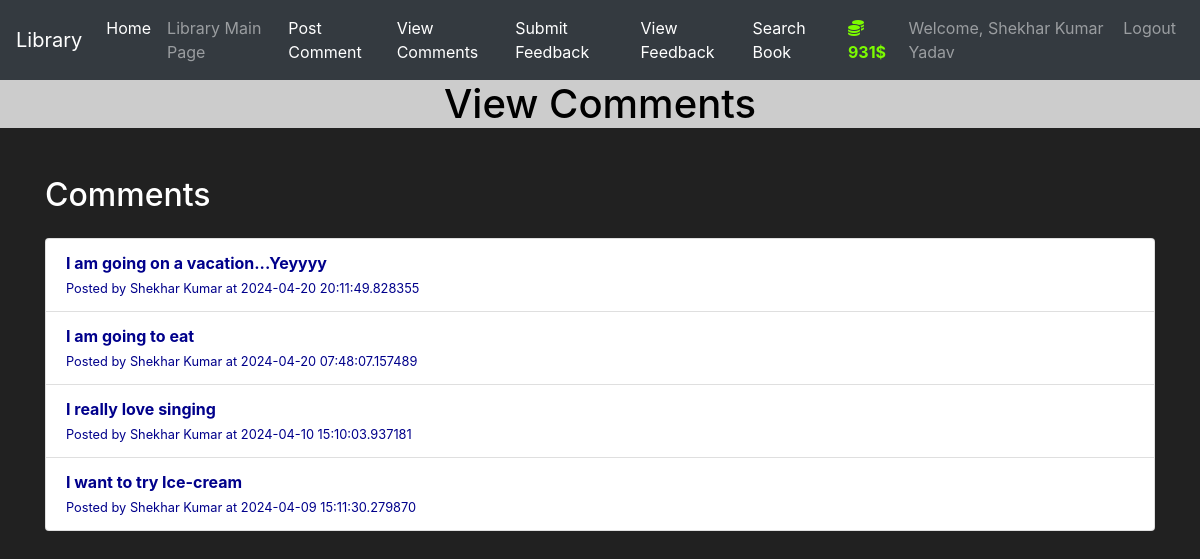
The app's page /view_comments (signed in) with its own data.
### market/models.py (models this page shows, shortened)
class User(db.Model, UserMixin):
    id=db.Column(db.Integer(), primary_key=True)
    username=db.Column(db.String(length=30), nullable=False, unique=True)
    email_address=db.Column(db.String(length=50),nullable=False,unique=True)
    password_hash=db.Column(db.String(length=60),nullable=False)
    budget=db.Column(db.Integer(),nullable=False, default=1000)
    is_admin = db.Column(db.Boolean(), nullable=False, server_default='0')
    items=db.relationship('Item',backref='owned_user',lazy=True)
    comments = db.relationship('Comment', backref='user', lazy=True)
    @property
    def prettier_budget(self):
        if len(str(self.budget)) >= 4:
            return f'{str(self.budget)[:-3]},{str(self.budget)[-3:]}$'
        else:
            return f"{self.budget}$"
    @property
    def password(self):
        return self.password

class Comment(db.Model):
    id = db.Column(db.Integer, primary_key=True)
    user_id = db.Column(db.Integer, db.ForeignKey('user.id'), nullable=False)
    text = db.Column(db.String(length=280), nullable=False)
    timestamp = db.Column(db.DateTime, nullable=False, default=datetime.utcnow)

### market/routes.py (the view)
@app.route('/view_comments')
@login_required
def view_comments():
    comments = Comment.query.order_by(Comment.timestamp.desc()).all()
    return render_template('view_comments.html', comments=comments)

### market/models.py (called while the page is built)
@login_manager.user_loader
def load_user(user_id):
    return User.query.get(int(user_id))

### market/templates/view_comments.html (shortened to what this page needs)
{% extends 'base.html' %}
{% block title %}
    <h1 style="text-align: center;background:#ccc;">View Comments</h1>
{% endblock %}
{% block content %}
    <div class="container mt-5">
        <h2 class="mb-4">Comments</h2>
        <ul class="list-group">
            {% for comment in comments %}
                <li class="list-group-item">
                    <b><div>{{ comment.text }}</div></b>
                    <small>Posted by {{ comment.user.username }} at {{ comment.timestamp }}</small>
                </li>
            {% endfor %}
        </ul>
    </div>
{% endblock %}

### market/templates/base.html (shortened to what this page needs)
<!doctype html>
<html lang="en">
   <head>
      <link rel="stylesheet" href="https://cdn.jsdelivr.net/npm/bootstrap@4.5.3/dist/css/bootstrap.min.css">
  </head>
  <body>
    <nav class="navbar navbar-expand-md navbar-dark bg-dark">
      <a class="navbar-brand" href="#">Library</a>
      <div class="collapse navbar-collapse" id="navbarNav">
        <ul class="navbar-nav mr-auto">
            <li class="nav-item active">
                <a class="nav-link" href="{{ url_for('home_page') }}">Home <span class="sr-only">(current)</span></a>
            </li>
            <li class="nav-item">
                <a class="nav-link" href="{{ url_for('market_page') }}">Library Main Page</a>
            </li>
        </ul>
        {% if current_user.is_authenticated %}
          {% if not current_user.is_admin %}
          <ul class="navbar-nav mr-auto">
            <li class="nav-item active">
              <a class="nav-link" href="{{ url_for('post_comment') }}">Post Comment</a>
            </li>
          </ul>
          {% endif %}
          <ul class="navbar-nav mr-auto">
            <li class="nav-item active">
              <a class="nav-link" href="{{ url_for('view_comments') }}">View Comments</a>
            </li>
          </ul>
        {% endif %}
        {% if current_user.is_authenticated %}
          {% if not current_user.is_admin %}
          <ul class="navbar-nav mr-auto">
            <li class="nav-item active">
              <a class="nav-link" href="{{ url_for('submit_feedback') }}">Submit Feedback</a>
            </li>
          </ul>
          {% endif %}
          <ul class="navbar-nav mr-auto">
            <li class="nav-item active">
              <a class="nav-link" href="{{ url_for('view_feedbacks') }}">View Feedback</a>
            </li>
          </ul>
          <ul class="navbar-nav mr-auto">
            <li class="nav-item active">
              <a class="nav-link" href="{{ url_for('search_books') }}">Search Book</a>
            </li>
          </ul>
        {% endif %}
        {% if current_user.is_authenticated %}
            <ul class="navbar-nav">
                {% if not current_user.is_admin %}
                <li class="nav-item">
                    <a class="nav-link" style="color: lawngreen; font-weight: bold">
                        <i class="fas fa-coins"></i>
                        {{ current_user.prettier_budget }}
                    </a>
                </li>
                {% endif %}
                <li class="nav-item">
                    <a class="nav-link">Welcome, {{ current_user.username }}</a>
                </li>
                <li class="nav-item">
                    <a class="nav-link" href="{{ url_for('logout_page') }}">Logout</a>
                </li>
            </ul>
          {% endif %}
      </div>
    </nav>
    {% block title %}
    {% endblock %}
      {% block content %}
      {% endblock %}
  </body>
</html>

### market/templates/view_comments.html (style rules this page uses)
h1 { color:black; }
li { color:darkblue; }

### market/templates/base.html (style rules this page uses)
body { background-color: #212121; color: white }

### records on screen
User: prettier_budget "931$", username "Shekhar Kumar Yadav"
Comment: text "I am going on a vacation...Yeyyyy", user.username "Shekhar Kumar", timestamp "2024-04-20 20:11:49.828355"
Comment: text "I am going to eat", user.username "Shekhar Kumar", timestamp "2024-04-20 07:48:07.157489"
Comment: text "I really love singing", user.username "Shekhar Kumar", timestamp "2024-04-10 15:10:03.937181"
Comment: text "I want to try Ice-cream", user.username "Shekhar Kumar", timestamp "2024-04-09 15:11:30.279870"
